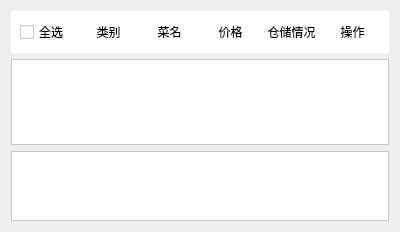
<?xml version="1.0" encoding="UTF-8"?>
<ui version="4.0">
 <class>DishListWidget</class>
 <widget class="QWidget" name="DishListWidget">
  <property name="geometry">
   <rect>
    <x>0</x>
    <y>0</y>
    <width>400</width>
    <height>232</height>
   </rect>
  </property>
  <property name="windowTitle">
   <string>Form</string>
  </property>
  <layout class="QVBoxLayout" name="verticalLayout_1">
   <item>
    <widget class="QWidget" name="widget_head" native="true">
     <property name="styleSheet">
      <string notr="true">background-color: rgb(255, 255, 255);</string>
     </property>
     <layout class="QHBoxLayout" name="horizontalLayout_6">
      <item>
       <widget class="QCheckBox" name="checkBox">
        <property name="maximumSize">
         <size>
          <width>70</width>
          <height>16777215</height>
         </size>
        </property>
        <property name="text">
         <string>全选</string>
        </property>
       </widget>
      </item>
      <item>
       <widget class="QLabel" name="label_10">
        <property name="text">
         <string>类别</string>
        </property>
        <property name="alignment">
         <set>Qt::AlignCenter</set>
        </property>
       </widget>
      </item>
      <item>
       <widget class="QLabel" name="label_11">
        <property name="text">
         <string>菜名</string>
        </property>
        <property name="alignment">
         <set>Qt::AlignCenter</set>
        </property>
       </widget>
      </item>
      <item>
       <widget class="QLabel" name="label_12">
        <property name="text">
         <string>价格</string>
        </property>
        <property name="alignment">
         <set>Qt::AlignCenter</set>
        </property>
       </widget>
      </item>
      <item>
       <widget class="QLabel" name="label_13">
        <property name="text">
         <string>仓储情况</string>
        </property>
        <property name="alignment">
         <set>Qt::AlignCenter</set>
        </property>
       </widget>
      </item>
      <item>
       <widget class="QLabel" name="label_14">
        <property name="text">
         <string>操作</string>
        </property>
        <property name="alignment">
         <set>Qt::AlignCenter</set>
        </property>
       </widget>
      </item>
     </layout>
    </widget>
   </item>
   <item>
    <widget class="QScrollArea" name="scrollArea_vertical">
     <property name="styleSheet">
      <string notr="true">background-color: rgb(255, 255, 255);</string>
     </property>
     <property name="widgetResizable">
      <bool>true</bool>
     </property>
     <widget class="QWidget" name="scrollAreaWidgetContents">
      <property name="geometry">
       <rect>
        <x>0</x>
        <y>0</y>
        <width>376</width>
        <height>73</height>
       </rect>
      </property>
      <layout class="QVBoxLayout" name="verticalLayout">
       <item>
        <spacer name="verticalSpacer">
         <property name="orientation">
          <enum>Qt::Vertical</enum>
         </property>
         <property name="sizeHint" stdset="0">
          <size>
           <width>20</width>
           <height>251</height>
          </size>
         </property>
        </spacer>
       </item>
      </layout>
     </widget>
    </widget>
   </item>
   <item>
    <widget class="QScrollArea" name="scrollArea_grid">
     <property name="styleSheet">
      <string notr="true">background-color: rgb(255, 255, 255);</string>
     </property>
     <property name="widgetResizable">
      <bool>true</bool>
     </property>
     <widget class="QWidget" name="scrollAreaWidgetContents_2">
      <property name="geometry">
       <rect>
        <x>0</x>
        <y>0</y>
        <width>376</width>
        <height>73</height>
       </rect>
      </property>
      <layout class="QGridLayout" name="gridLayout"/>
     </widget>
    </widget>
   </item>
  </layout>
 </widget>
 <resources/>
 <connections/>
</ui>
